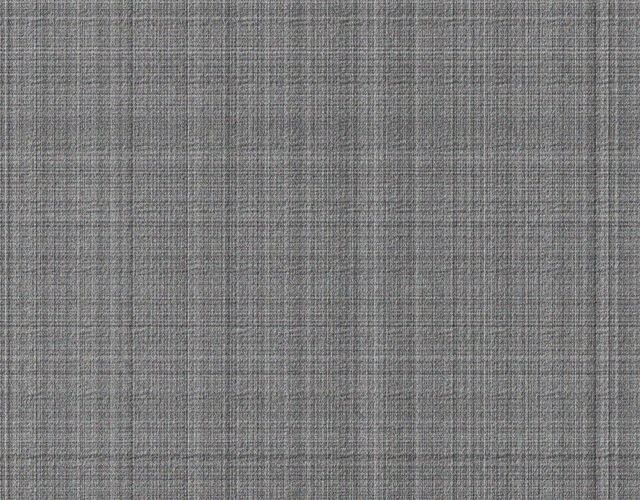
#> input picture DS1/crosshatched_0033.jpg, 640 x 500 px
$ python glcm.py
#> lines starting #> are read from the running program, lines starting #| are printed output that depends on the picture; after the words box and inside, x2 and y2 are one past the last pixel; in counts of white or black regions, pixels touching at a corner belong together
import cv2
import numpy as np


class TextureDetector:
    def __init__(self, image_path: str) -> None:
        self.image_path = image_path

    def convert_to_grayscale(self) -> np.ndarray:
        image = cv2.imread(self.image_path)
#> image is the input picture: shape (500, 640, 3); mean B, G, R 122.4, 122.5, 122.5
        return cv2.cvtColor(image, cv2.COLOR_BGR2GRAY)

    @staticmethod
    def calculate_glcm(
         image: np.ndarray, distance: int, angle: int, gray_levels=256
    ) -> np.ndarray:
#> called with distance = 1, angle = 0, gray_levels = 256
        if not isinstance(image, np.ndarray) or len(image.shape) != 2:
            raise ValueError("La imagen debe ser una matriz 2D")

        if not isinstance(distance, (int, np.integer)) or distance <= 0:
            raise ValueError("La distancia debe ser un entero positivo")

        if image.max() >= gray_levels or image.min() < 0:
            raise ValueError(
                f"Los valores de la imagen deben estar en el rango [0, {gray_levels-1}]"
            )

        # Calcular desplazamientos
        angle_radians = np.deg2rad(angle)
        dx = int(round(np.cos(angle_radians) * distance))
        dy = int(round(np.sin(angle_radians) * distance))

        # Obtener dimensiones
        rows, cols = image.shape
#> rows = 500; cols = 640

        # Inicializar GLCM
        glcm = np.zeros((gray_levels, gray_levels), dtype=np.uint32)

        # Crear índices
        i_indices = np.arange(rows)
#> i_indices = 500 values from 0 to 499
        j_indices = np.arange(cols)
#> j_indices = 640 values from 0 to 639

        # Crear meshgrid con el orden correcto
        ii, jj = np.meshgrid(i_indices, j_indices, indexing="ij")

        # Calcular coordenadas de vecinos
        ii_neighbors = ii + dy
        jj_neighbors = jj + dx

        # Crear máscara para índices válidos
        mask = (
            (ii_neighbors >= 0)
            & (ii_neighbors < rows)
            & (jj_neighbors >= 0)
            & (jj_neighbors < cols)
        )

        # Obtener índices válidos
        valid_indices = np.where(mask)
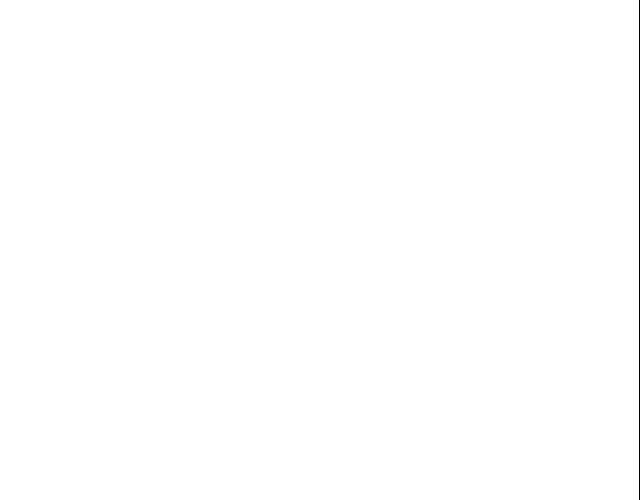
#> mask: shape (500, 640) bool; 99.8% white; black in thin lines or dots, all inside (x1, y1, x2, y2) = (639, 0, 640, 500)

        # Obtener valores actuales y vecinos
        current_values = image[valid_indices]
        neighbor_values = image[
            ii_neighbors[valid_indices], jj_neighbors[valid_indices]
        ]

        # Actualizar GLCM
        np.add.at(glcm, (current_values, neighbor_values), 1)
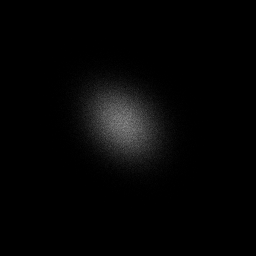
#> glcm: shape (256, 256) uint32; min 0, max 140, mean 4.9

        # Normalizar
        glcm = glcm.astype(np.float64)
        sum_value = glcm.sum()
#> sum_value = 319500
        if sum_value > 0:
            glcm /= sum_value
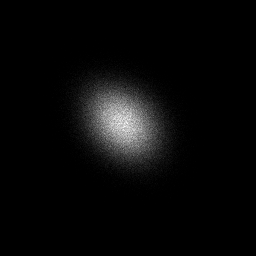
#> glcm: shape (256, 256) float64; min 0, max 0.000438, mean 1.53e-05; drawn with min black and max white

        return glcm

    @staticmethod
    def extract_glcm_features( glcm: np.ndarray) -> dict:
        i, j = np.meshgrid(
            np.arange(glcm.shape[0]), np.arange(glcm.shape[1]), indexing="ij"
        )

        # Calcular características
        energy = np.sum(glcm ** 2)
#> energy = 0.000185
        contrast = np.sum((i - j) ** 2 * glcm)
#> contrast = 640.6
        epsilon = 1e-10
        entropy = -np.sum(glcm * np.log2(glcm + epsilon))
#> entropy = 12.78
        homogeneity = np.sum(glcm / (1 + (i - j) ** 2))
#> homogeneity = 0.0475

        return {
            "contrast": contrast,
            "homogeneity": homogeneity,
            "energy": energy,
            "entropy": entropy,
        }


if __name__ == "__main__":
    # Crear instancia del detector
    td = TextureDetector("DS1/crosshatched_0033.jpg")

    # Convertir imagen a escala de grises
    image = td.convert_to_grayscale()

    # Calcular GLCM
    glcm = td.calculate_glcm(image, distance=1, angle=0)

    # Extraer características
    features = td.extract_glcm_features(glcm)
#> features = {'contrast': 640.6, 'homogeneity': 0.0475, 'energy': 0.000185, 'entropy': 12.78}

    # Mostrar resultados
    print("GLCM Matrix:")
    print(glcm)
#> (printed output is left out)
    print("\nGLCM Features:")
    for feature, value in features.items():
        print(f"{feature}: {value:.4f}")
#> this loop made 4 passes
#> (feature, value) on passes 1 to 4: ('contrast', 640.6), ('homogeneity', 0.0475), ('energy', 0.000185), ('entropy', 12.78)
#| contrast: 640.5864
#| homogeneity: 0.0475
#| energy: 0.0002
#| entropy: 12.7794

$ run again, with DS1/crosshatched_0052.jpg copied over DS1/crosshatched_0033.jpg
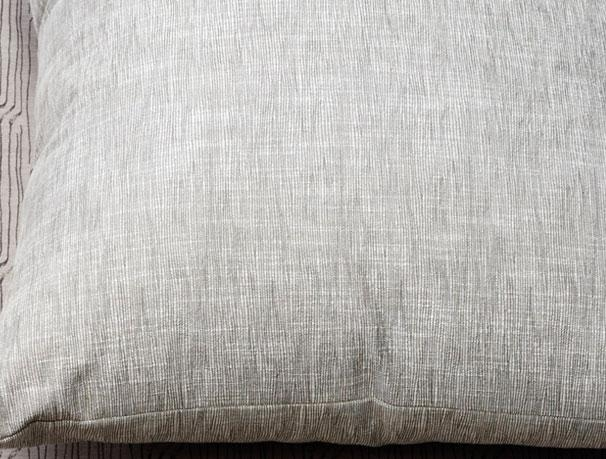
#> input picture DS1/crosshatched_0052.jpg, 606 x 459 px
#> in convert_to_grayscale, image is the input picture: shape (459, 606, 3); mean B, G, R 175.4, 178.7, 180.8
#> mask: shape (459, 606) bool; 99.8% white; black in thin lines or dots, all inside (x1, y1, x2, y2) = (605, 0, 606, 459)
#> in calculate_glcm, `np.add.at(glcm, (current_values, neighbor_values), 1)`:
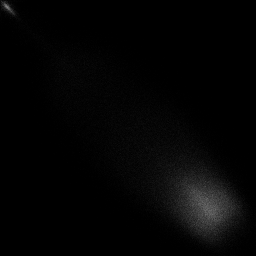
#> glcm: shape (256, 256) uint32; min 0, max 128, mean 4.2
#> sum_value = 277695
#> in calculate_glcm, `glcm /= sum_value`:
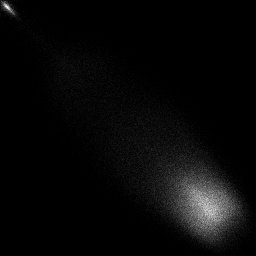
#> glcm: shape (256, 256) float64; min 0, max 0.000461, mean 1.53e-05; drawn with min black and max white
#> energy = 0.000129
#> contrast = 680
#> entropy = 13.57
#> homogeneity = 0.0549
#> features = {'contrast': 680, 'homogeneity': 0.0549, 'energy': 0.000129, 'entropy': 13.57}
#> (printed output is left out)
#> the loop `for feature, value in features.items():` made 4 passes
#> (feature, value) on passes 1 to 4: ('contrast', 680), ('homogeneity', 0.0549), ('energy', 0.000129), ('entropy', 13.57)
#> (printed output is left out)

$ run again, with DS1/crosshatched_0053.jpg copied over DS1/crosshatched_0033.jpg
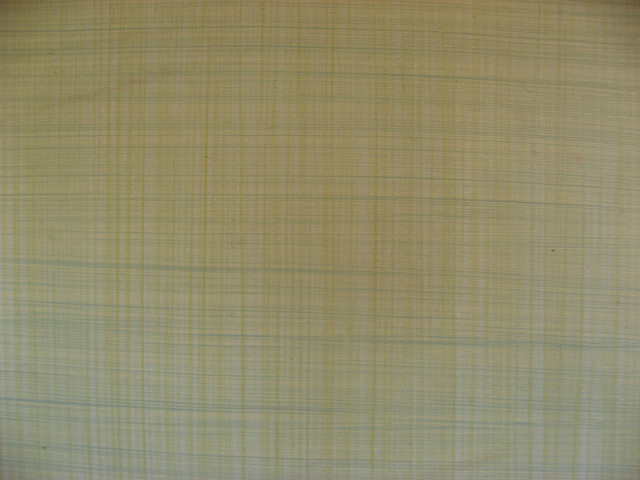
#> input picture DS1/crosshatched_0053.jpg, 640 x 480 px
#> in convert_to_grayscale, image is the input picture: shape (480, 640, 3); mean B, G, R 106.8, 140.4, 146.1
#> mask: shape (480, 640) bool; 99.8% white; black in thin lines or dots, all inside (x1, y1, x2, y2) = (639, 0, 640, 480)
#> in calculate_glcm, `np.add.at(glcm, (current_values, neighbor_values), 1)`:
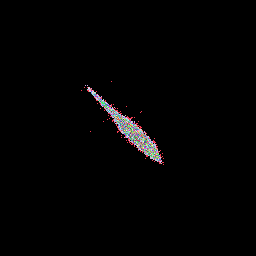
#> glcm: shape (256, 256) uint32; 393 distinct labels, from 0 to 2965; one colour per label, 0 black
#> sum_value = 306720
#> in calculate_glcm, `glcm /= sum_value`:
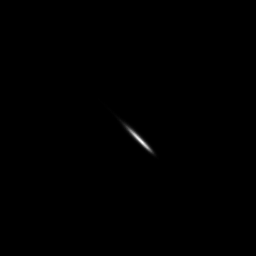
#> glcm: shape (256, 256) float64; min 0, max 0.00967, mean 1.53e-05; drawn with min black and max white
#> energy = 0.00471
#> contrast = 5.46
#> entropy = 8.22
#> homogeneity = 0.417
#> features = {'contrast': 5.46, 'homogeneity': 0.417, 'energy': 0.00471, 'entropy': 8.22}
#> (printed output is left out)
#> the loop `for feature, value in features.items():` made 4 passes
#> (feature, value) on passes 1 to 4: ('contrast', 5.46), ('homogeneity', 0.417), ('energy', 0.00471), ('entropy', 8.22)
#> (printed output is left out)
